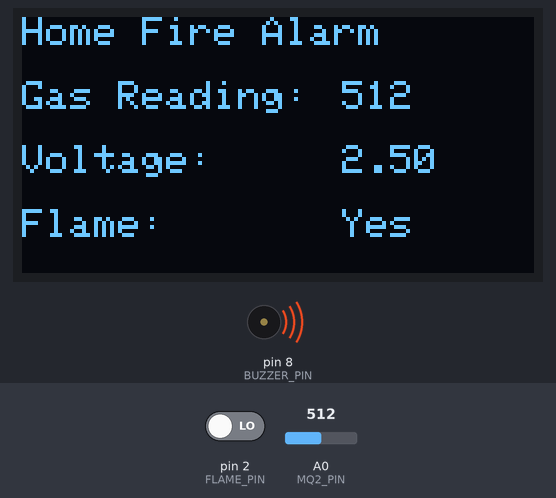
The sketch below on a simulated Arduino Uno, built with avr-gcc and run on an emulated ATmega328P. On the bench: 128×64 one-colour display, buzzer (waves = sounding). The inputs (shaded band) are chosen by the test bench; at power-on: A0 (MQ2_PIN) = 512, pin 2 (FLAME_PIN) LOW. The display library's start-up logo is not drawn.

Above: at 3.2 s.
3.3 s: A0 (MQ2_PIN) set to 716
At 5.3 s:
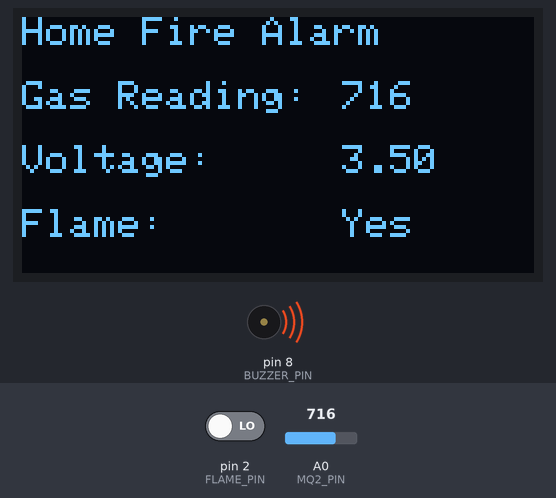
5.6 s: pin 2 (FLAME_PIN) driven HIGH
At 6.9 s:
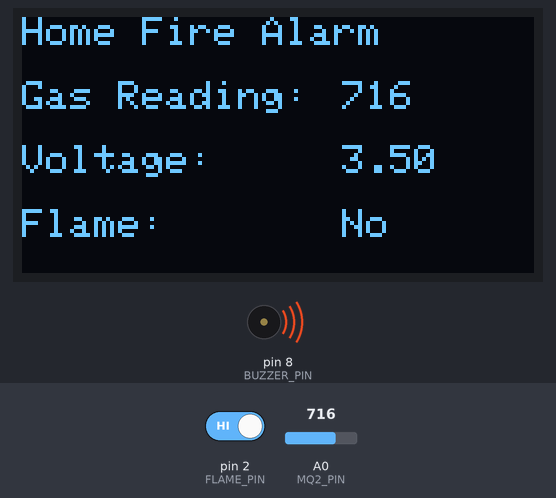
7.7 s: A0 (MQ2_PIN) set to 900
At 9.4 s:
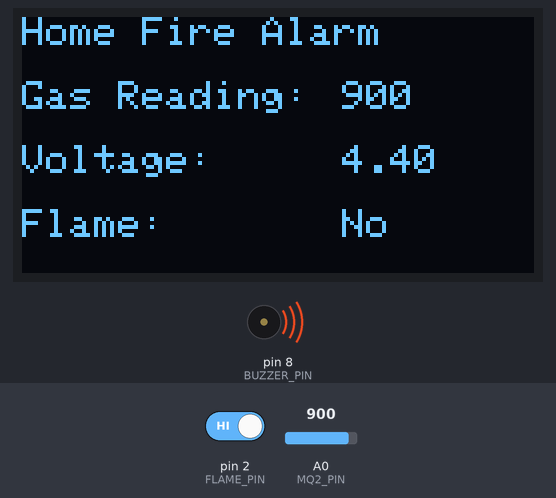
9.7 s: A0 (MQ2_PIN) set to 57
At 11.1 s:
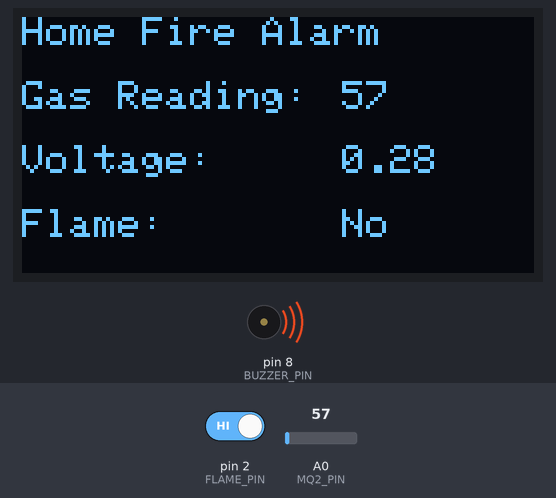
11.8 s: A0 (MQ2_PIN) set to 48
At 13.6 s:
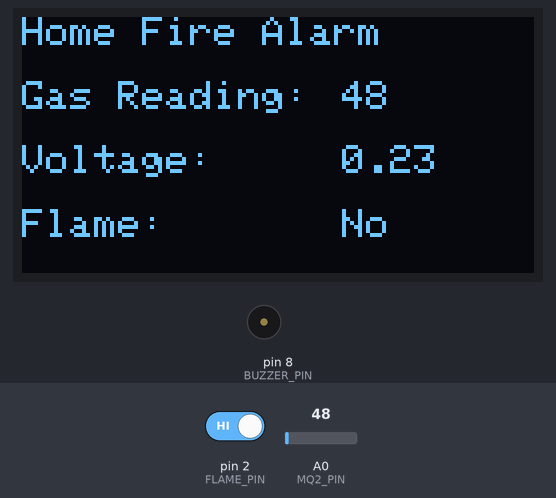
13.9 s: pin 2 (FLAME_PIN) driven LOW
At 15.4 s:
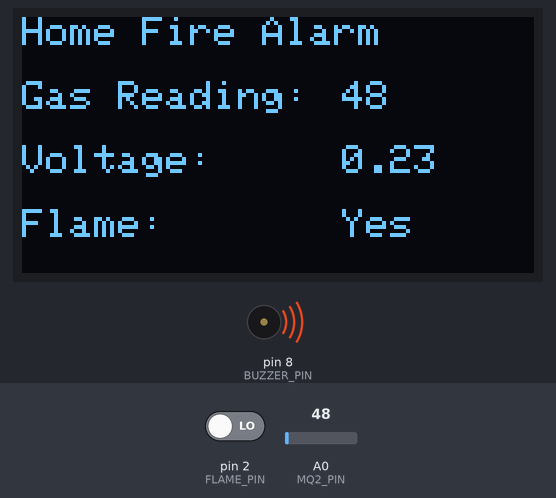
Timing chart, 0 to 16.9 s (numbered marks = the images above; inputs shaded):
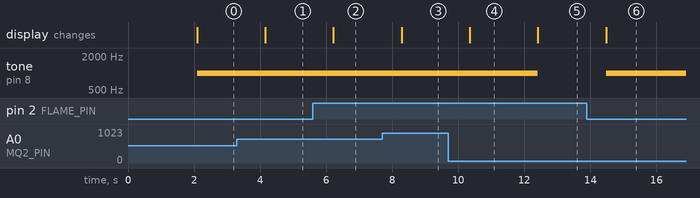

Measured:
- the behaviour switches between 51 and 50 on A0 (MQ2_PIN) (found by bisection; images 4 and 5)
- after the input at 3.3 s, the display: changes after 0.86 s (image 1)
- after the input at 5.6 s, the display: changes after 0.62 s (image 2)
- after the input at 7.7 s, the display: changes after 0.59 s (image 3)
- after the input at 9.7 s, the display: changes after 0.65 s (image 4)
- after the input at 11.8 s, tone on pin 8 (BUZZER_PIN): 1000 Hz → silent after 0.62 s; the display: changes after 0.62 s (image 5)
- after the input at 13.9 s, tone on pin 8 (BUZZER_PIN): silent → 1000 Hz after 0.58 s; the display: changes after 0.58 s (image 6)

The sketch:

Home_Fire_Alarm.ino
```cpp
#include <Wire.h>
#include <Adafruit_GFX.h>
#include <Adafruit_SSD1306.h>

// Define pins
#define MQ2_PIN A0
#define FLAME_PIN 2
#define BUZZER_PIN 8

// OLED display TWI address
#define OLED_ADDR 0x3C
#define SCREEN_WIDTH 128
#define SCREEN_HEIGHT 64

Adafruit_SSD1306 display(SCREEN_WIDTH, SCREEN_HEIGHT, &Wire, OLED_ADDR);

void setup() {
  // Initialize serial communication
  Serial.begin(9600);

  // Initialize MQ-2 sensor
  pinMode(MQ2_PIN, INPUT);

  // Initialize flame sensor
  pinMode(FLAME_PIN, INPUT);

  // Initialize buzzer
  pinMode(BUZZER_PIN, OUTPUT);
  noTone(BUZZER_PIN);  // Make sure buzzer is off initially

  // Initialize OLED display
  if (!display.begin(SSD1306_SWITCHCAPVCC, OLED_ADDR)) {
    Serial.println(F("SSD1306 allocation failed"));
    for(;;);
  }
  display.display();
  delay(2000);
  display.clearDisplay();
  display.setTextSize(1);
  display.setTextColor(SSD1306_WHITE);
}

void loop() {
  int gasSensorValue = analogRead(MQ2_PIN);
  int flameSensorValue = digitalRead(FLAME_PIN);
  float voltage = gasSensorValue * (5.0 / 1023.0);

  // Display heading and sensor values on OLED
  display.clearDisplay();
  display.setTextSize(1);
  display.setCursor(0, 0);
  display.print("Home Fire Alarm");

  display.setCursor(0, 16);
  display.print("Gas Reading:");
  display.setCursor(80, 16);
  display.print(gasSensorValue);

  display.setCursor(0, 32);
  display.print("Voltage:");
  display.setCursor(80, 32);
  display.print(voltage, 2); // Display voltage with 2 decimal places

  display.setCursor(0, 48);
  display.print("Flame:");
  display.setCursor(80, 48);
  display.print(flameSensorValue == HIGH ? "No" : "Yes");

  display.display();

  // Check if gas level or flame is detected
  if (gasSensorValue > 50 || flameSensorValue == LOW) { // Adjust threshold for gas sensor as needed
    tone(BUZZER_PIN, 1000); // Play tone at 1000 Hz
  } else {
    noTone(BUZZER_PIN); // Turn off tone
  }

  delay(1000); // Adjust delay as needed
}
```
